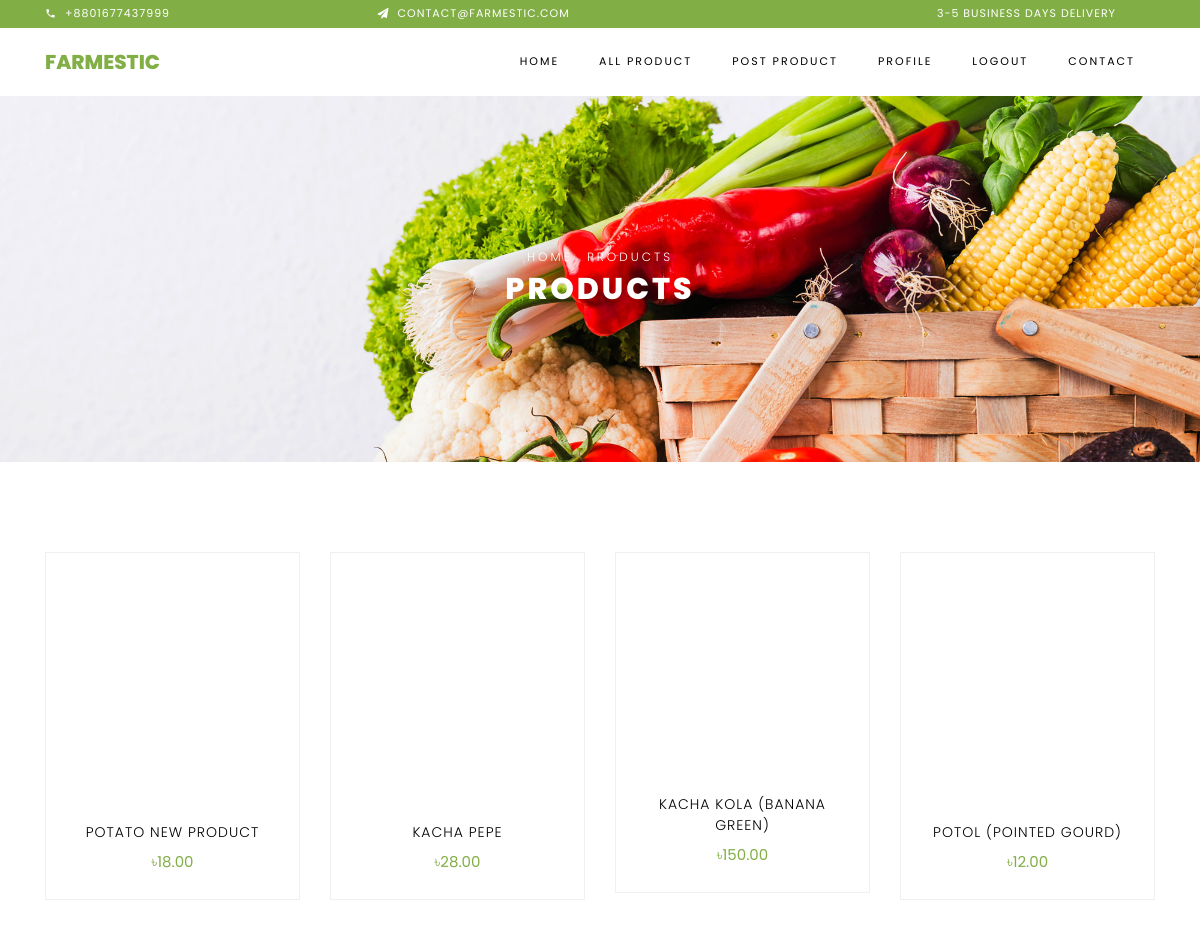
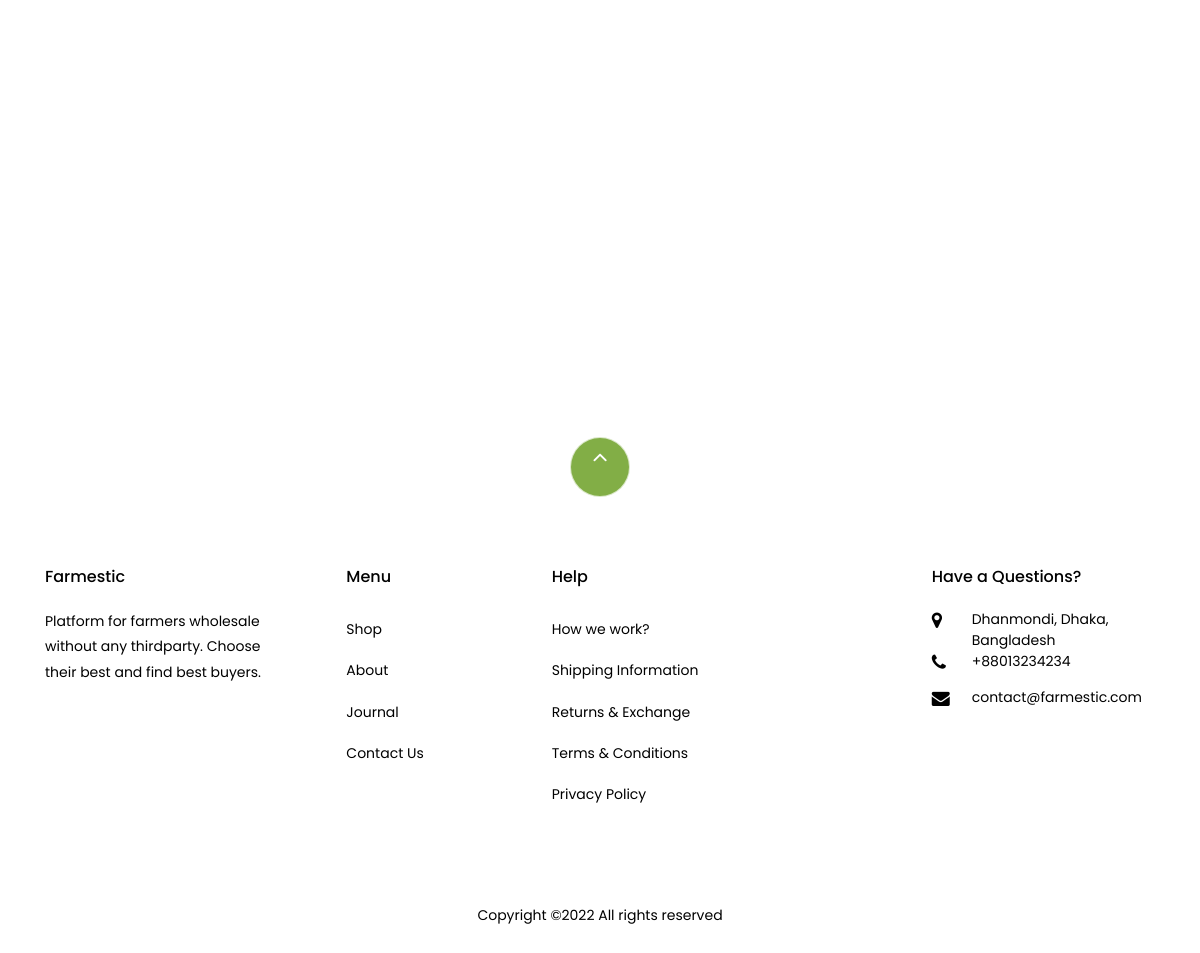
Screenshot of /search/ (signed in) with the database file from the repository (2 pictures, top to bottom).
### home/models.py (models this page shows, shortened)
class Product(models.Model):
    category_choice=(
        ('Fruits','Fruits'),
        ('Vagetable','Vagetable'),
        ('Oil','Oil'),
        ('Rice','Rice'),
        ('Others','Others'),
    )
    category = models.CharField(max_length=60,choices=category_choice,null=True,blank=True)
    user = models.ForeignKey(User, on_delete=models.CASCADE, null=True, blank=True)
    name = models.CharField(max_length=100)
    price = models.DecimalField(max_digits=8, decimal_places=2)
    image = models.ImageField(upload_to='products')
    description = models.TextField()
    quantity = models.CharField(max_length=100,blank=True,null=True)
    date_added = models.DateField(auto_now_add=True)
    is_approved = models.BooleanField(default=False)

### home/views.py (the view)
# urls.py: path('search/',views.product_search,name='search'),
def product_search(request):
    get_method = request.GET.copy()
    keywords = get_method.get('keywords') or None
    product_list = Product.objects.all()
    if keywords is not None:
        keyword = get_method['keywords']
        product_list = product_list.filter(name__icontains = keyword)
    if keywords is not None:
        keyword = get_method['keywords']
        product_list = product_list.filter(description__icontains = keyword)
    context={
        'product_list':product_list
    }
    return render(request,'home/search_result.html',context)

### templates/home/search_result.html (shortened to what this page needs)
{% extends 'base.html' %}
{% load static %}
{% block content %}
<div class="hero-wrap hero-bread" style="background-image: url('{% static 'images/bg_1.jpg' %}');">
    <div class="container">
      <div class="row no-gutters slider-text align-items-center justify-content-center">
        <div class="col-md-9 ftco-animate text-center">
            <p class="breadcrumbs"><span class="mr-2"><a href="/">Home</a></span> <span>Products</span></p>
          <h1 class="mb-0 bread">Products</h1>
        </div>
      </div>
    </div>
  </div>
  <section class="ftco-section">
      <div class="container">
          <div class="row">
             {% if product_list %}
             {% for p in product_list %}
              <div class="col-md-6 col-lg-3 ftco-animate">
                  <div class="product">
                      <a href="{% url 'product_details' p.id %}" class="img-prod"><img class="img-fluid" src="{{p.image.url}}" alt="Colorlib Template">
                      </a>
                      <div class="text py-3 pb-4 px-3 text-center">
                          <h3><a href="{% url 'product_details' p.id %}">{{p.name}}</a></h3>
                          <div class="d-flex">
                              <div class="pricing">
                                  <p class="price"><span>৳{{p.price}}</span></p>
                              </div>
                          </div>
                      </div>
                  </div>
              </div>
              {% endfor %}
              {% endif %}
          </div>
      </div>
  </section>
{% endblock content %}

### rows the page displays
Product: name "POTATO NEW PRODUCT", price "18.00"
Product: name "KACHA PEPE", price "28.00"
Product: name "KACHA KOLA (BANANA GREEN)", price "150.00"
Product: name "POTOL (POINTED GOURD)", price "12.00"
